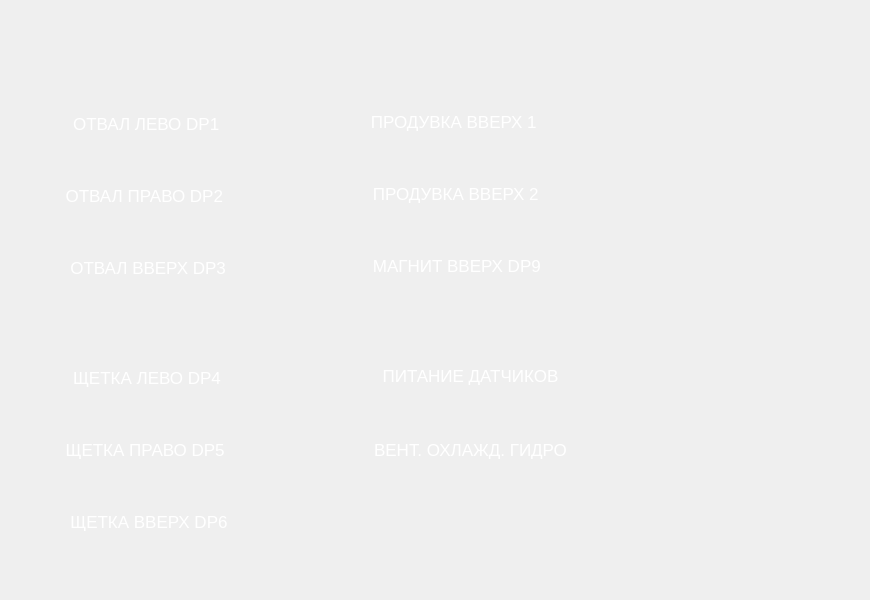
<?xml version="1.0" encoding="UTF-8"?>
<ui version="4.0">
 <class>ServiceDevicesDKPLeftForm</class>
 <widget class="QWidget" name="ServiceDevicesDKPLeftForm">
  <property name="geometry">
   <rect>
    <x>0</x>
    <y>0</y>
    <width>870</width>
    <height>600</height>
   </rect>
  </property>
  <property name="windowTitle">
   <string>Form</string>
  </property>
  <widget class="QFrame" name="frame_background">
   <property name="geometry">
    <rect>
     <x>0</x>
     <y>0</y>
     <width>870</width>
     <height>600</height>
    </rect>
   </property>
   <property name="styleSheet">
    <string notr="true">QFrame#frame_background
{
	background-image: url(:/Images/Images/service/devices/dkp/backgrounds/service_valve_sub-background_DKP.png);
}</string>
   </property>
   <property name="frameShape">
    <enum>QFrame::NoFrame</enum>
   </property>
   <property name="frameShadow">
    <enum>QFrame::Plain</enum>
   </property>
   <widget class="QLabel" name="label_dumpLeftDKP">
    <property name="geometry">
     <rect>
      <x>40</x>
      <y>96</y>
      <width>241</width>
      <height>55</height>
     </rect>
    </property>
    <property name="font">
     <font>
      <pointsize>13</pointsize>
     </font>
    </property>
    <property name="styleSheet">
     <string notr="true">	border-style:none;
	outline: none;
	background-image: url(:/Images/Images/service/buttons/service_button_off.png);
	color: white;</string>
    </property>
    <property name="text">
     <string>       ОТВАЛ ЛЕВО DP1</string>
    </property>
   </widget>
   <widget class="QLabel" name="label_dumpLeftDKP1">
    <property name="geometry">
     <rect>
      <x>234</x>
      <y>106</y>
      <width>33</width>
      <height>33</height>
     </rect>
    </property>
    <property name="styleSheet">
     <string notr="true">border-style:none;
outline: none;
background-image: url(:/Images/Images/service/buttons/service_indication_on.png);</string>
    </property>
    <property name="text">
     <string/>
    </property>
   </widget>
   <widget class="QPushButton" name="pushButton_sensorsPower">
    <property name="geometry">
     <rect>
      <x>350</x>
      <y>348</y>
      <width>241</width>
      <height>55</height>
     </rect>
    </property>
    <property name="font">
     <font>
      <pointsize>13</pointsize>
     </font>
    </property>
    <property name="styleSheet">
     <string notr="true">QPushButton
{
	border-style:none;
	outline: none;
	background-image: url(:/Images/Images/service/buttons/service_button_off.png);
	color: white;
}

QPushButton::checked
{
	border-style:none;
	outline: none;
	background-image: url(:/Images/Images/service/buttons/service_button_on.png);
	color: black;
}</string>
    </property>
    <property name="text">
     <string>ПИТАНИЕ ДАТЧИКОВ</string>
    </property>
    <property name="checkable">
     <bool>true</bool>
    </property>
    <property name="checked">
     <bool>false</bool>
    </property>
   </widget>
   <widget class="QLabel" name="label_dumpRightDKP">
    <property name="geometry">
     <rect>
      <x>42</x>
      <y>168</y>
      <width>241</width>
      <height>55</height>
     </rect>
    </property>
    <property name="font">
     <font>
      <pointsize>13</pointsize>
     </font>
    </property>
    <property name="styleSheet">
     <string notr="true">	border-style:none;
	outline: none;
	background-image: url(:/Images/Images/service/buttons/service_button_off.png);
	color: white;</string>
    </property>
    <property name="text">
     <string>     ОТВАЛ ПРАВО DP2</string>
    </property>
   </widget>
   <widget class="QLabel" name="label_dumpRightDKP1">
    <property name="geometry">
     <rect>
      <x>236</x>
      <y>178</y>
      <width>33</width>
      <height>33</height>
     </rect>
    </property>
    <property name="styleSheet">
     <string notr="true">border-style:none;
outline: none;
background-image: url(:/Images/Images/service/buttons/service_indication_on.png);</string>
    </property>
    <property name="text">
     <string/>
    </property>
   </widget>
   <widget class="QLabel" name="label_dumpUpDKP1">
    <property name="geometry">
     <rect>
      <x>236</x>
      <y>250</y>
      <width>33</width>
      <height>33</height>
     </rect>
    </property>
    <property name="styleSheet">
     <string notr="true">border-style:none;
outline: none;
background-image: url(:/Images/Images/service/buttons/service_indication_on.png);</string>
    </property>
    <property name="text">
     <string/>
    </property>
   </widget>
   <widget class="QLabel" name="label_dumpUpDKP">
    <property name="geometry">
     <rect>
      <x>42</x>
      <y>240</y>
      <width>241</width>
      <height>55</height>
     </rect>
    </property>
    <property name="font">
     <font>
      <pointsize>13</pointsize>
     </font>
    </property>
    <property name="styleSheet">
     <string notr="true">	border-style:none;
	outline: none;
	background-image: url(:/Images/Images/service/buttons/service_button_off.png);
	color: white;</string>
    </property>
    <property name="text">
     <string>      ОТВАЛ ВВЕРХ DP3</string>
    </property>
   </widget>
   <widget class="QPushButton" name="pushButton_hydraulicCoolingFan">
    <property name="geometry">
     <rect>
      <x>350</x>
      <y>422</y>
      <width>241</width>
      <height>55</height>
     </rect>
    </property>
    <property name="font">
     <font>
      <pointsize>13</pointsize>
     </font>
    </property>
    <property name="styleSheet">
     <string notr="true">QPushButton
{
	border-style:none;
	outline: none;
	background-image: url(:/Images/Images/service/buttons/service_button_off.png);
	color: white;
}

QPushButton::checked
{
	border-style:none;
	outline: none;
	background-image: url(:/Images/Images/service/buttons/service_button_on.png);
	color: black;
}</string>
    </property>
    <property name="text">
     <string>ВЕНТ. ОХЛАЖД. ГИДРО</string>
    </property>
    <property name="checkable">
     <bool>true</bool>
    </property>
    <property name="checked">
     <bool>false</bool>
    </property>
   </widget>
   <widget class="QLabel" name="label_blowUp11">
    <property name="geometry">
     <rect>
      <x>546</x>
      <y>104</y>
      <width>33</width>
      <height>33</height>
     </rect>
    </property>
    <property name="styleSheet">
     <string notr="true">border-style:none;
outline: none;
background-image: url(:/Images/Images/service/buttons/service_indication_on.png);</string>
    </property>
    <property name="text">
     <string/>
    </property>
   </widget>
   <widget class="QLabel" name="label_magnetUp">
    <property name="geometry">
     <rect>
      <x>354</x>
      <y>238</y>
      <width>241</width>
      <height>55</height>
     </rect>
    </property>
    <property name="font">
     <font>
      <pointsize>13</pointsize>
     </font>
    </property>
    <property name="styleSheet">
     <string notr="true">	border-style:none;
	outline: none;
	background-image: url(:/Images/Images/service/buttons/service_button_off.png);
	color: white;</string>
    </property>
    <property name="text">
     <string>    МАГНИТ ВВЕРХ DP9</string>
    </property>
   </widget>
   <widget class="QLabel" name="label_blowUp1">
    <property name="geometry">
     <rect>
      <x>352</x>
      <y>94</y>
      <width>241</width>
      <height>55</height>
     </rect>
    </property>
    <property name="font">
     <font>
      <pointsize>13</pointsize>
     </font>
    </property>
    <property name="styleSheet">
     <string notr="true">	border-style:none;
	outline: none;
	background-image: url(:/Images/Images/service/buttons/service_button_off.png);
	color: white;</string>
    </property>
    <property name="text">
     <string>    ПРОДУВКА ВВЕРХ 1</string>
    </property>
   </widget>
   <widget class="QLabel" name="label_magnetUp1">
    <property name="geometry">
     <rect>
      <x>548</x>
      <y>248</y>
      <width>33</width>
      <height>33</height>
     </rect>
    </property>
    <property name="styleSheet">
     <string notr="true">border-style:none;
outline: none;
background-image: url(:/Images/Images/service/buttons/service_indication_on.png);</string>
    </property>
    <property name="text">
     <string/>
    </property>
   </widget>
   <widget class="QLabel" name="label_blowUp21">
    <property name="geometry">
     <rect>
      <x>548</x>
      <y>176</y>
      <width>33</width>
      <height>33</height>
     </rect>
    </property>
    <property name="styleSheet">
     <string notr="true">border-style:none;
outline: none;
background-image: url(:/Images/Images/service/buttons/service_indication_on.png);</string>
    </property>
    <property name="text">
     <string/>
    </property>
   </widget>
   <widget class="QLabel" name="label_blowUp2">
    <property name="geometry">
     <rect>
      <x>354</x>
      <y>166</y>
      <width>241</width>
      <height>55</height>
     </rect>
    </property>
    <property name="font">
     <font>
      <pointsize>13</pointsize>
     </font>
    </property>
    <property name="styleSheet">
     <string notr="true">	border-style:none;
	outline: none;
	background-image: url(:/Images/Images/service/buttons/service_button_off.png);
	color: white;</string>
    </property>
    <property name="text">
     <string>    ПРОДУВКА ВВЕРХ 2</string>
    </property>
   </widget>
   <widget class="QLabel" name="label_broomUpDKP1">
    <property name="geometry">
     <rect>
      <x>236</x>
      <y>504</y>
      <width>33</width>
      <height>33</height>
     </rect>
    </property>
    <property name="styleSheet">
     <string notr="true">border-style:none;
outline: none;
background-image: url(:/Images/Images/service/buttons/service_indication_on.png);</string>
    </property>
    <property name="text">
     <string/>
    </property>
   </widget>
   <widget class="QLabel" name="label_broomLeftDKP1">
    <property name="geometry">
     <rect>
      <x>234</x>
      <y>360</y>
      <width>33</width>
      <height>33</height>
     </rect>
    </property>
    <property name="styleSheet">
     <string notr="true">border-style:none;
outline: none;
background-image: url(:/Images/Images/service/buttons/service_indication_on.png);</string>
    </property>
    <property name="text">
     <string/>
    </property>
   </widget>
   <widget class="QLabel" name="label_broomUpDKP">
    <property name="geometry">
     <rect>
      <x>42</x>
      <y>494</y>
      <width>241</width>
      <height>55</height>
     </rect>
    </property>
    <property name="font">
     <font>
      <pointsize>13</pointsize>
     </font>
    </property>
    <property name="styleSheet">
     <string notr="true">	border-style:none;
	outline: none;
	background-image: url(:/Images/Images/service/buttons/service_button_off.png);
	color: white;</string>
    </property>
    <property name="text">
     <string>      ЩЕТКА ВВЕРХ DP6</string>
    </property>
   </widget>
   <widget class="QLabel" name="label_broomLeftDKP">
    <property name="geometry">
     <rect>
      <x>40</x>
      <y>350</y>
      <width>241</width>
      <height>55</height>
     </rect>
    </property>
    <property name="font">
     <font>
      <pointsize>13</pointsize>
     </font>
    </property>
    <property name="styleSheet">
     <string notr="true">	border-style:none;
	outline: none;
	background-image: url(:/Images/Images/service/buttons/service_button_off.png);
	color: white;</string>
    </property>
    <property name="text">
     <string>       ЩЕТКА ЛЕВО DP4</string>
    </property>
   </widget>
   <widget class="QLabel" name="label_broomRightDKP1">
    <property name="geometry">
     <rect>
      <x>236</x>
      <y>432</y>
      <width>33</width>
      <height>33</height>
     </rect>
    </property>
    <property name="styleSheet">
     <string notr="true">border-style:none;
outline: none;
background-image: url(:/Images/Images/service/buttons/service_indication_on.png);</string>
    </property>
    <property name="text">
     <string/>
    </property>
   </widget>
   <widget class="QLabel" name="label_broomRightDKP">
    <property name="geometry">
     <rect>
      <x>42</x>
      <y>422</y>
      <width>241</width>
      <height>55</height>
     </rect>
    </property>
    <property name="font">
     <font>
      <pointsize>13</pointsize>
     </font>
    </property>
    <property name="styleSheet">
     <string notr="true">	border-style:none;
	outline: none;
	background-image: url(:/Images/Images/service/buttons/service_button_off.png);
	color: white;</string>
    </property>
    <property name="text">
     <string>     ЩЕТКА ПРАВО DP5</string>
    </property>
   </widget>
   <zorder>label_dumpLeftDKP</zorder>
   <zorder>label_dumpLeftDKP1</zorder>
   <zorder>pushButton_sensorsPower</zorder>
   <zorder>label_dumpRightDKP</zorder>
   <zorder>label_dumpUpDKP</zorder>
   <zorder>pushButton_hydraulicCoolingFan</zorder>
   <zorder>label_magnetUp</zorder>
   <zorder>label_blowUp1</zorder>
   <zorder>label_blowUp2</zorder>
   <zorder>label_broomUpDKP</zorder>
   <zorder>label_broomLeftDKP</zorder>
   <zorder>label_broomRightDKP</zorder>
   <zorder>label_magnetUp1</zorder>
   <zorder>label_blowUp11</zorder>
   <zorder>label_dumpUpDKP1</zorder>
   <zorder>label_dumpRightDKP1</zorder>
   <zorder>label_broomUpDKP1</zorder>
   <zorder>label_broomLeftDKP1</zorder>
   <zorder>label_blowUp21</zorder>
   <zorder>label_broomRightDKP1</zorder>
  </widget>
 </widget>
 <resources/>
 <connections/>
</ui>
